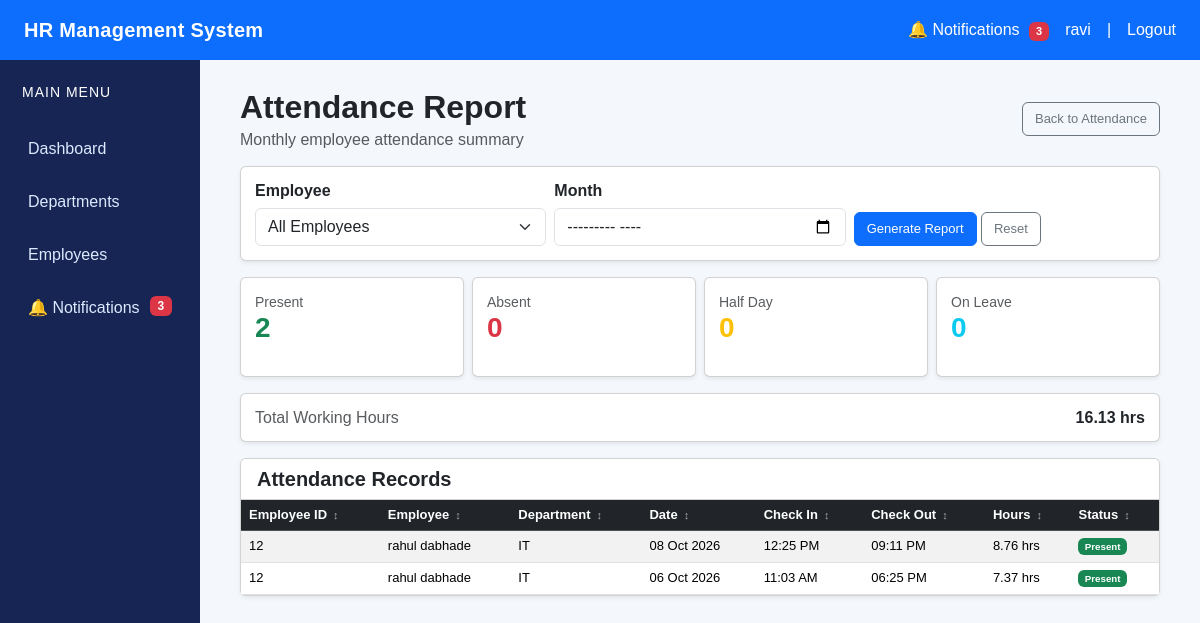
The app's page /attendance/report/ (signed in) with its own data.
### attendance/models.py (models this page shows, shortened)
class Attendance(models.Model):
    STATUS_CHOICES = (
        ('PRESENT', 'Present'),
        ('ABSENT', 'Absent'),
        ('HALF_DAY', 'Half Day'),
        ('ON_LEAVE', 'On Leave'),
    )
    employee = models.ForeignKey(
        Employee,
        on_delete=models.CASCADE,
        related_name='attendance_records'
    )
    date = models.DateField()
    check_in = models.TimeField(
        null=True,
        blank=True
    )
    check_out = models.TimeField(
        null=True,
        blank=True
    )
    status = models.CharField(
        max_length=20,
        choices=STATUS_CHOICES,
        default='PRESENT'
    )
    remarks = models.TextField(
        blank=True
    )
    created_at = models.DateTimeField(
        auto_now_add=True
    )
    class Meta:
        ordering = ['-date']
        constraints = [
            models.UniqueConstraint(
                fields=['employee', 'date'],
                name='unique_employee_attendance_per_day'
            )
        ]
    @property
    def working_hours(self):
        if self.check_in and self.check_out:
            from datetime import datetime
            start = datetime.combine(self.date, self.check_in)
            end = datetime.combine(self.date, self.check_out)
            if end < start:
                from datetime import timedelta
                end += timedelta(days=1)
            duration = end - start
            return round(duration.total_seconds() / 3600, 2)
        return 0

### employees/models.py (models this page shows, shortened)
class Employee(models.Model):
    EMPLOYMENT_STATUS = (
        ('ACTIVE', 'Active'),
        ('INACTIVE', 'Inactive'),
        ('ON_LEAVE', 'On Leave'),
        ('RESIGNED', 'Resigned'),
    )
    GENDER_CHOICES = (
        ('MALE', 'Male'),
        ('FEMALE', 'Female'),
        ('OTHER', 'Other'),
    )
    user = models.OneToOneField(
        User,
        on_delete=models.CASCADE,
        related_name='employee'
    )
    employee_id = models.CharField(
        max_length=20,
        unique=True
    )
    first_name = models.CharField(
        max_length=100
    )
    last_name = models.CharField(
        max_length=100
    )
    email = models.EmailField()
    phone = models.CharField(
        max_length=15
    )
    profile_photo = models.ImageField(
        upload_to='employees/',
        blank=True,
        null=True
    )
    department = models.ForeignKey(
        Department,
        on_delete=models.SET_NULL,
        null=True,
        related_name='employees'
    )
    designation = models.CharField(
        max_length=100
    )
    joining_date = models.DateField()
    date_of_birth = models.DateField(
        blank=True,
        null=True
    )
    gender = models.CharField(
        max_length=10,
        choices=GENDER_CHOICES
    )
    salary = models.DecimalField(
        max_digits=12,
        decimal_places=2
    )
    address = models.TextField(
        blank=True
    )
    employment_status = models.CharField(
        max_length=20,
        choices=EMPLOYMENT_STATUS,
        default='ACTIVE'
    )
    created_at = models.DateTimeField(
        auto_now_add=True
    )
    updated_at = models.DateTimeField(
        auto_now=True
    )

### departments/models.py (models this page shows, shortened)
class Department(models.Model):
    name = models.CharField(max_length=100, unique=True)
    description = models.TextField(blank=True)
    created_at = models.DateTimeField(auto_now_add=True)
    is_active = models.BooleanField(default=True)

### attendance/views.py (the view, shortened to what this page needs)
# urls.py: path('attendance/report/', views.attendance_report, name='attendance_report'),
@login_required
def attendance_report(request):
    if not is_hr_or_admin(request.user):
        raise PermissionDenied
    employees = Employee.objects.all().order_by(
        'first_name'
    )
    selected_employee = request.GET.get(
        'employee',
        ''
    )
    selected_month = request.GET.get(
        'month',
        ''
    )
    records = Attendance.objects.select_related(
        'employee',
        'employee__department'
    ).all()
    if selected_employee:
        records = records.filter(
            employee_id=selected_employee
        )
    summary = records.aggregate(
        present=Count(
            'id',
            filter=Q(
                status='PRESENT'
            )
        ),
        absent=Count(
            'id',
            filter=Q(
                status='ABSENT'
            )
        ),
        half_day=Count(
            'id',
            filter=Q(
                status='HALF_DAY'
            )
        ),
        on_leave=Count(
            'id',
            filter=Q(
                status='ON_LEAVE'
            )
        ),
    )
    total_working_hours = sum(
        record.working_hours
        for record in records
    )
    return render(
        request,
        'attendance/attendance_report.html',
        {
            'employees': employees,
            'records': records,
            'summary': summary,
            'total_working_hours': round(
                total_working_hours,
                2
            ),
            'selected_employee': selected_employee,
            'selected_month': selected_month,
        }
    )

### templates/attendance/attendance_report.html (shortened to what this page needs)
{% extends 'base.html' %}
{% block content %}
<div class="container-fluid report-page">
    <div class="d-flex justify-content-between align-items-center mb-3">
        <div>
            <h2 class="fw-bold mb-1">
                Attendance Report
            </h2>
            <p class="text-muted mb-0">
                Monthly employee attendance summary
            </p>
        </div>
        <a href="{% url 'attendance_list' %}"
           class="btn btn-outline-secondary">
            Back to Attendance
        </a>
    </div>
    <div class="card shadow-sm mb-3">
        <div class="card-body">
            <form method="GET">
                <div class="row g-2 align-items-end">
                    <div class="col-md-4">
                        <label class="form-label fw-semibold">
                            Employee
                        </label>
                        <select name="employee"
                                class="form-select">
                            <option value="">
                                All Employees
                            </option>
                        </select>
                    </div>
                    <div class="col-md-4">
                        <label class="form-label fw-semibold">
                            Month
                        </label>
                        <input
                            type="month"
                            name="month"
                            class="form-control"
                            value="{{ selected_month }}"
                        >
                    </div>
                    <div class="col-md-4">
                        <button
                            type="submit"
                            class="btn btn-primary">
                            Generate Report
                        </button>
                        <a
                            href="{% url 'attendance_report' %}"
                            class="btn btn-outline-secondary">
                            Reset
                        </a>
                    </div>
                </div>
            </form>
        </div>
    </div>
    <div class="row g-2 mb-3">
        <div class="col-md-3">
            <div class="card shadow-sm summary-card">
                <div class="card-body">
                    <small class="text-muted">
                        Present
                    </small>
                    <h3 class="fw-bold text-success mb-0">
                        {{ summary.present }}
                    </h3>
                </div>
            </div>
        </div>
        <div class="col-md-3">
            <div class="card shadow-sm summary-card">
                <div class="card-body">
                    <small class="text-muted">
                        Absent
                    </small>
                    <h3 class="fw-bold text-danger mb-0">
                        {{ summary.absent }}
                    </h3>
                </div>
            </div>
        </div>
        <div class="col-md-3">
            <div class="card shadow-sm summary-card">
                <div class="card-body">
                    <small class="text-muted">
                        Half Day
                    </small>
                    <h3 class="fw-bold text-warning mb-0">
                        {{ summary.half_day }}
                    </h3>
                </div>
            </div>
        </div>
        <div class="col-md-3">
            <div class="card shadow-sm summary-card">
                <div class="card-body">
                    <small class="text-muted">
                        On Leave
                    </small>
                    <h3 class="fw-bold text-info mb-0">
                        {{ summary.on_leave }}
                    </h3>
                </div>
            </div>
        </div>
    </div>
    <div class="card shadow-sm mb-3">
        <div class="card-body">
            <div class="d-flex justify-content-between">
                <span class="text-muted">
                    Total Working Hours
                </span>
                <strong>
                    {{ total_working_hours }} hrs
                </strong>
            </div>
        </div>
    </div>
    <div class="card shadow-sm">
        <div class="card-header bg-white">
            <h5 class="fw-bold mb-0">
                Attendance Records
            </h5>
        </div>
        <div class="card-body p-0">
            <div class="table-responsive">
                <table class="table table-hover table-striped mb-0">
                    <thead class="table-dark">
                        <tr>
                            <th>Employee ID</th>
                            <th>Employee</th>
                            <th>Department</th>
                            <th>Date</th>
                            <th>Check In</th>
                            <th>Check Out</th>
                            <th>Hours</th>
                            <th>Status</th>
                        </tr>
                    </thead>
                    <tbody>
                        {% for record in records %}
                        <tr>
                            <td>
                                {{ record.employee.employee_id }}
                            </td>
                            <td>
                                {{ record.employee.first_name }}
                                {{ record.employee.last_name }}
                            </td>
                            <td>
                                {% if record.employee.department %}
                                    {{ record.employee.department.name }}
                                {% else %}
                                    —
                                {% endif %}
                            </td>
                            <td>
                                {{ record.date|date:"d M Y" }}
                            </td>
                            <td>
                                {% if record.check_in %}
                                    {{ record.check_in|time:"h:i A" }}
                                {% else %}
                                    —
                                {% endif %}
                            </td>
                            <td>
                                {% if record.check_out %}
                                    {{ record.check_out|time:"h:i A" }}
                                {% else %}
                                    —
                                {% endif %}
                            </td>
                            <td>
                                {{ record.working_hours }} hrs
                            </td>
                            <td>
                                {% if record.status == 'PRESENT' %}
                                    <span class="badge bg-success">
                                        Present
                                    </span>
                                {% elif record.status == 'ABSENT' %}
                                    <span class="badge bg-danger">
                                        Absent
                                    </span>
                                {% elif record.status == 'HALF_DAY' %}
                                    <span class="badge bg-warning text-dark">
                                        Half Day
                                    </span>
                                {% elif record.status == 'ON_LEAVE' %}
                                    <span class="badge bg-info text-dark">
                                        On Leave
                                    </span>
                                {% endif %}
                            </td>
                        </tr>
                        {% endfor %}
                    </tbody>
                </table>
            </div>
        </div>
    </div>
</div>
{% endblock %}

### templates/base.html (shortened to what this page needs)
{% load static %}
<!DOCTYPE html>
<html lang="en">
<head>
    <link
        href="https://cdn.jsdelivr.net/npm/bootstrap@5.3.3/dist/css/bootstrap.min.css"
        rel="stylesheet"
    >
</head>
<body>
    <nav class="navbar navbar-dark bg-primary px-4">
        <a
            class="navbar-brand fw-bold"
            href="{% url 'dashboard' %}"
        >
            HR Management System
        </a>
        <div class="text-white d-flex align-items-center gap-3 flex-wrap">
            <a
                href="{% url 'notification_list' %}"
                class="text-white text-decoration-none"
            >
                🔔 Notifications
                {% if unread_notifications_count > 0 %}
                    <span class="badge bg-danger notification-badge">
                        {{ unread_notifications_count }}
                    </span>
                {% endif %}
            </a>
            <span>
                {{ request.user.username }}
            </span>
            <span>|</span>
            <a
                href="{% url 'logout' %}"
                class="text-white text-decoration-none"
            >
                Logout
            </a>
        </div>
    </nav>
    <div class="container-fluid">
        <div class="row">
            <aside class="col-md-2 sidebar">
                <h5 class="text-white mb-4">
                    MAIN MENU
                </h5>
                <a href="{% url 'dashboard' %}">
                    Dashboard
                </a>
                <a href="{% url 'department_list' %}">
                    Departments
                </a>
                <a href="{% url 'employee_list' %}">
                    Employees
                </a>
                <a href="{% url 'notification_list' %}">
                    🔔 Notifications
                    {% if unread_notifications_count > 0 %}
                        <span class="badge bg-danger float-end">
                            {{ unread_notifications_count }}
                        </span>
                    {% endif %}
                </a>
            </aside>
            <main class="col-md-10 main-content">
                {% block content %}
                {% endblock %}
            </main>
        </div>
    </div>
</body>
</html>

### records on screen
Attendance: employee.employee_id "12", employee.first_name "rahul", employee.last_name "dabhade", employee.department.name "IT", date "08 Oct 2026", check_in "12:25 PM", check_out "09:11 PM", working_hours "8.76", status "Present"
Attendance: employee.employee_id "12", employee.first_name "rahul", employee.last_name "dabhade", employee.department.name "IT", date "06 Oct 2026", check_in "11:03 AM", check_out "06:25 PM", working_hours "7.37", status "Present"

### other values on screen
{{ unread_notifications_count }} "3"
{{ request.user.username }} "ravi"
{{ summary.present }} "2"
{{ summary.absent }} "0"
{{ summary.half_day }} "0"
{{ summary.on_leave }} "0"
{{ total_working_hours }} "16.13"
